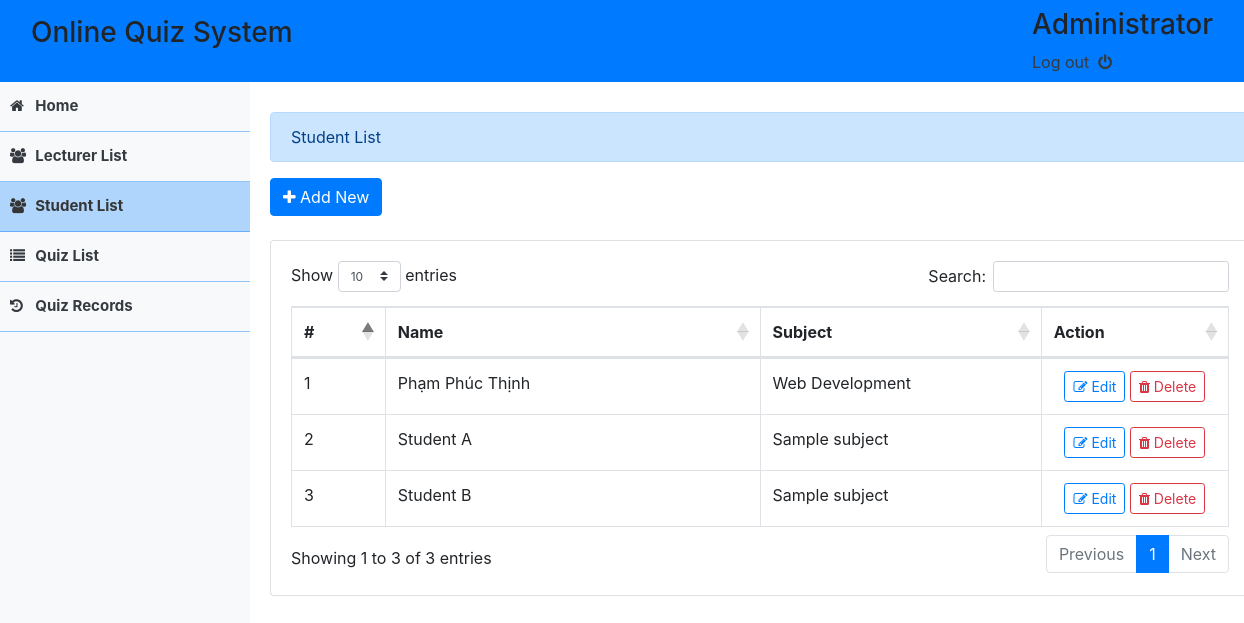
Page /student.php (signed in) on the committed database.
### tables this page shows
CREATE TABLE `students` (
  `id` int(30) NOT NULL,
  `user_id` int(30) NOT NULL,
  `level_section` varchar(100) NOT NULL,
  `date_updated` datetime NOT NULL DEFAULT current_timestamp() ON UPDATE current_timestamp()
);

CREATE TABLE `users` (
  `id` int(30) NOT NULL,
  `name` varchar(150) NOT NULL,
  `user_type` tinyint(1) NOT NULL DEFAULT 1 COMMENT '1 = admin, 2= faculty , 3 = student',
  `username` varchar(25) NOT NULL,
  `password` varchar(25) NOT NULL,
  `status` tinyint(1) NOT NULL DEFAULT 1 COMMENT '0 = incative , 1 = active',
  `date_updated` datetime NOT NULL DEFAULT current_timestamp() ON UPDATE current_timestamp(),
  `college` varchar(100) NOT NULL
);

### student.php (the view, shortened to what this page needs)
<!DOCTYPE html>
<html lang="en">
	<head>
		<?php include('header.php') ?>
		<?php include('db_connect.php') ?>
	</head>
	<body>
		<?php include('nav_bar.php') ?>
		<div class="container-fluid admin">
			<div class="col-md-12 alert alert-primary">Student List</div>
			<button class="btn btn-primary bt-sm" id="new_student"><i class="fa fa-plus"></i>	Add New</button>
			<br>
			<br>
			<div class="card">
				<div class="card-body">
					<table class="table table-bordered" id='table'>
						<colgroup>
							<col width="10%">
							<col width="40%">
							<col width="30%">
							<col width="20%">
						</colgroup>
						<thead>
							<tr>
								<th>#</th>
								<th>Name</th>
								<th>Subject</th>
								<th>Action</th>
							</tr>
						</thead>
						<tbody>
						<?php
							$qry = $conn->query("SELECT s.*,u.name from students s left join users u  on s.user_id = u.id order by u.name asc ");
							$i = 1;
							if($qry->num_rows > 0){
								while($row= $qry->fetch_assoc()){
						?>
						<tr>
							<td><?php echo $i++ ?></td>
							<td><?php echo $row['name'] ?></td>
							<td><?php echo $row['level_section'] ?></td>
							<td>
								<center>
								<button class="btn btn-sm btn-outline-primary edit_student" data-id="<?php echo $row['id']?>" type="button"><i class="fa fa-edit"></i> Edit</button>
								<button class="btn btn-sm btn-outline-danger remove_student" data-id="<?php echo $row['id']?>" type="button"><i class="fa fa-trash"></i> Delete</button>
								</center>
							</td>
						</tr>
						<?php
								}
							}
						?>
						</tbody>
					</table>
				</div>
			</div>
		</div>
	</body>
</html>

### assets/css/style.css (style rules this page uses)
.admin { margin-top: 10px; margin-left:250px; padding: 20px; width:82% !important; }

### rows in the picture
students: user.name "Phạm Phúc Thịnh", level_section "Web Development"
students: user.name "Student A", level_section "Sample subject"
students: user.name "Student B", level_section "Sample subject"

### other values in the picture
$name "Administrator"
